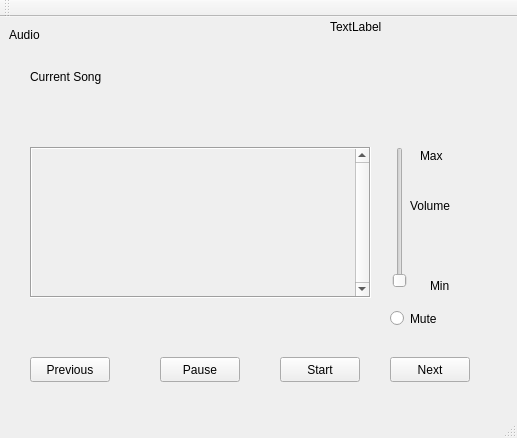
<?xml version="1.0" encoding="UTF-8"?>
<ui version="4.0">
 <class>MainWindow</class>
 <widget class="QMainWindow" name="MainWindow">
  <property name="geometry">
   <rect>
    <x>0</x>
    <y>0</y>
    <width>517</width>
    <height>438</height>
   </rect>
  </property>
  <property name="windowTitle">
   <string>MainWindow</string>
  </property>
  <widget class="QWidget" name="centralWidget">
   <widget class="QLabel" name="label_3">
    <property name="geometry">
     <rect>
      <x>430</x>
      <y>260</y>
      <width>26</width>
      <height>17</height>
     </rect>
    </property>
    <property name="text">
     <string>Min</string>
    </property>
   </widget>
   <widget class="QPushButton" name="PauseButton">
    <property name="geometry">
     <rect>
      <x>160</x>
      <y>340</y>
      <width>80</width>
      <height>25</height>
     </rect>
    </property>
    <property name="text">
     <string>Pause</string>
    </property>
   </widget>
   <widget class="QPushButton" name="StartButton">
    <property name="geometry">
     <rect>
      <x>280</x>
      <y>340</y>
      <width>80</width>
      <height>25</height>
     </rect>
    </property>
    <property name="text">
     <string>Start</string>
    </property>
   </widget>
   <widget class="QRadioButton" name="radioButton">
    <property name="geometry">
     <rect>
      <x>390</x>
      <y>290</y>
      <width>61</width>
      <height>23</height>
     </rect>
    </property>
    <property name="text">
     <string>Mute</string>
    </property>
   </widget>
   <widget class="QLabel" name="label_2">
    <property name="geometry">
     <rect>
      <x>410</x>
      <y>180</y>
      <width>52</width>
      <height>17</height>
     </rect>
    </property>
    <property name="text">
     <string>Volume</string>
    </property>
   </widget>
   <widget class="QLabel" name="label_4">
    <property name="geometry">
     <rect>
      <x>420</x>
      <y>130</y>
      <width>29</width>
      <height>17</height>
     </rect>
    </property>
    <property name="text">
     <string>Max</string>
    </property>
   </widget>
   <widget class="QPushButton" name="PrevButton">
    <property name="geometry">
     <rect>
      <x>30</x>
      <y>340</y>
      <width>80</width>
      <height>25</height>
     </rect>
    </property>
    <property name="text">
     <string>Previous</string>
    </property>
   </widget>
   <widget class="QLabel" name="label_5">
    <property name="geometry">
     <rect>
      <x>330</x>
      <y>0</y>
      <width>181</width>
      <height>20</height>
     </rect>
    </property>
    <property name="text">
     <string>TextLabel</string>
    </property>
   </widget>
   <widget class="QPushButton" name="NextButton">
    <property name="geometry">
     <rect>
      <x>390</x>
      <y>340</y>
      <width>80</width>
      <height>25</height>
     </rect>
    </property>
    <property name="text">
     <string>Next</string>
    </property>
   </widget>
   <widget class="QSlider" name="verticalSlider">
    <property name="geometry">
     <rect>
      <x>390</x>
      <y>130</y>
      <width>20</width>
      <height>141</height>
     </rect>
    </property>
    <property name="orientation">
     <enum>Qt::Vertical</enum>
    </property>
   </widget>
   <widget class="QLabel" name="label">
    <property name="geometry">
     <rect>
      <x>9</x>
      <y>9</y>
      <width>40</width>
      <height>17</height>
     </rect>
    </property>
    <property name="text">
     <string>Audio</string>
    </property>
   </widget>
   <widget class="QLabel" name="CurrentSong_Label">
    <property name="geometry">
     <rect>
      <x>30</x>
      <y>50</y>
      <width>271</width>
      <height>20</height>
     </rect>
    </property>
    <property name="text">
     <string>Current Song</string>
    </property>
   </widget>
   <widget class="QScrollArea" name="scrollArea">
    <property name="geometry">
     <rect>
      <x>30</x>
      <y>130</y>
      <width>341</width>
      <height>151</height>
     </rect>
    </property>
    <property name="frameShape">
     <enum>QFrame::Box</enum>
    </property>
    <property name="verticalScrollBarPolicy">
     <enum>Qt::ScrollBarAlwaysOn</enum>
    </property>
    <property name="widgetResizable">
     <bool>true</bool>
    </property>
    <widget class="QWidget" name="ScrollSong">
     <property name="geometry">
      <rect>
       <x>0</x>
       <y>0</y>
       <width>323</width>
       <height>147</height>
      </rect>
     </property>
    </widget>
   </widget>
  </widget>
  <widget class="QMenuBar" name="menuBar">
   <property name="geometry">
    <rect>
     <x>0</x>
     <y>0</y>
     <width>517</width>
     <height>22</height>
    </rect>
   </property>
  </widget>
  <widget class="QToolBar" name="mainToolBar">
   <attribute name="toolBarArea">
    <enum>TopToolBarArea</enum>
   </attribute>
   <attribute name="toolBarBreak">
    <bool>false</bool>
   </attribute>
  </widget>
  <widget class="QStatusBar" name="statusBar"/>
 </widget>
 <layoutdefault spacing="6" margin="11"/>
 <resources/>
 <connections/>
</ui>
